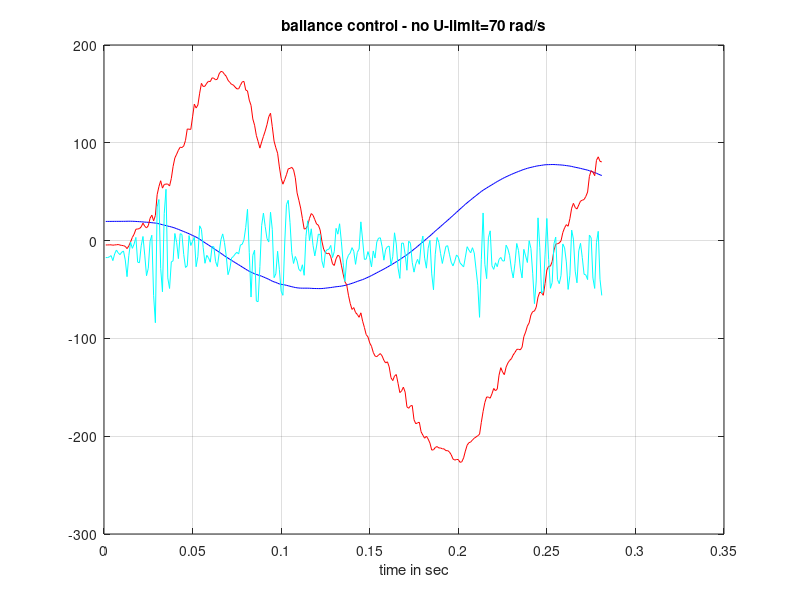

Here is the MATLAB script that generated this plot: (Note: this script raises an error after producing the figure.)
% plot af data dra regbot
clear
close all
%% plot ballance on floor (free with wires - start flat)
data = load('b1/regbot_log_5.txt');
%  1    time 0.001 sec
%  2    mission (2) state 3
%  3  4  5 Acc x,y,z [m/s2]: 2.730708 -0.246938 -10.016591
%  6  7  8 Gyro x,y,z [deg/s]: 0.053406 2.410889 0.106812
%  9 10 Motor velocity ref left, right: 70.00 70.00
% 11 12 Motor current left, right [A]: -0.291 -0.329
% 13 14 Wheel velocity [r/s] left, right: 0.0059 0.0058
% 15 16 17 18 Pose x,y,h,tilt [m,m,rad,rad]: 0.0000 0.0000 0.000000 -0.262720
% 19    Battery voltage [V]: 12.20
figure(85)
n = size(data,1) - 300;
hold off
plot(data(1:n,1), data(1:n,18)*180/pi, 'b');
hold on
plot(data(1:n,1), data(1:n,7)/131*1*pi/180 * 1000, 'r');
plot(data(1:n,1), data(1:n,3)*10, 'c');
%plot(data(1:n,1), data(1:n,9), 'k');
grid on
xlabel('time in sec');
title('ballance control - no U-limit=70 rad/s')
legend('tilt (deg)','gyro y', 'acc-x','acc-tilt',1)
%% tilt calculation
tau = 0.5;
lp = tf(1,[tau 1]);
T = 0.001;
lpz = c2d(lp,T,'tustin')
lpz.num{1}(2);
figure(95)
hold off
tiltacc = atan2(-data(1:n,3), -data(1:n,5));
tiltaccfilt = filter(lpz.num{1}, lpz.den{1}, tiltacc,[0.34]);
gyrofilt = filter(lpz.num{1}, lpz.den{1}, data(1:n,7)*pi/180)*tau;
tiltsum = tiltaccfilt - gyrofilt;
plot(data(1:n,1), data(1:n,18), 'm');
hold on
%plot(data(1:n,1), tiltacc, 'k');
plot(data(1:n,1), tiltaccfilt, 'b');
plot(data(1:n,1), data(1:n,7)/1000, 'r');
plot(data(1:n,1), gyrofilt, 'c');
plot(data(1:n,1), tiltsum, 'k');
legend('robot tilt', 'acc-based tilt fitered', 'gyro-y/1000', 'gyro - filt')
grid on
%% plot of raw data from ballance
figure(14)
n = size(data,1);
hold off
plot(data(1:n,1), data(1:n,16)*10, 'b');
hold on
plot(data(1:n,1), data(1:n,3), 'r');
plot(data(1:n,1), data(1:n,5), 'm');
plot(data(1:n,1), data(1:n,7)/10, '.-c');
grid on
xlabel('time in sec');
title('ballance control - U-limit=70 rad/s')
legend('tilt error (rad*10)', 'acc X', 'acc Z', 'gyro y / 10',1)
%% CPU time
figure(15)
plot(data(1:n,1), data(1:n,21), 'r');
hold on
plot(data(1:n,1), data(1:n,20), 'b');
